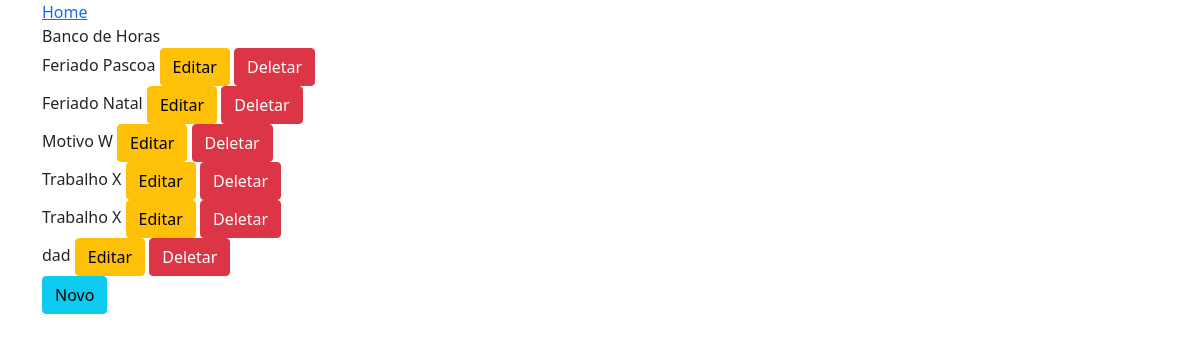
Page /horas-extras/ (signed in) on the earlier database version.
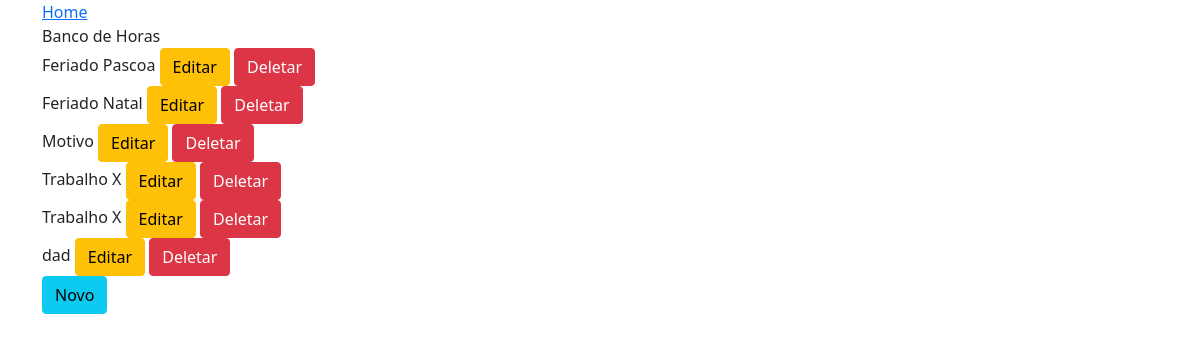
Same page on the later database version.
### apps/registro_hora_extra/models.py (models this page shows, shortened)
class RegistroHoraExtra(models.Model):
    motivo = models.CharField('Motivo', max_length=100, help_text='Motivo da Hora Extra')
    funcionario = models.ForeignKey(Funcionario, on_delete=models.PROTECT)
    horas = models.DecimalField(max_digits=5, decimal_places=2)
    utilizada = models.BooleanField(default=False)
    def __str__(self):
        return self.motivo

### apps/registro_hora_extra/views.py (the view)
# urls.py: path('', HoraExtraListView.as_view(), name='list_hora_extra'),
class HoraExtraListView(ListView):
    model = RegistroHoraExtra
    template_name = 'hora_extra_list.html'
    def get_queryset(self):
        empresa_logada = self.request.user.funcionario.empresa
        return RegistroHoraExtra.objects.filter(funcionario__empresa=empresa_logada)

### apps/registro_hora_extra/templates/hora_extra_list.html (shortened to what this page needs)
{% extends 'base.html' %}
{% block main %}
    Banco de Horas <br>
    {% for horas in object_list %}
        {{ horas }}
        <a href="{% url 'edit_hora_extra_base' horas.id %}" class="btn btn-warning">Editar</a>
        <a href="{% url 'delete_hora_extra' horas.id %}" class="btn btn-danger">Deletar</a>
        <br>
    {% endfor %}
        <a href="{% url 'create_hora_extra' %}" class="btn btn-info" >Novo</a>
    {% endblock %}

Differences in the rows shown:
changed RegistroHoraExtra: motivo "Motivo W" → "Motivo"
